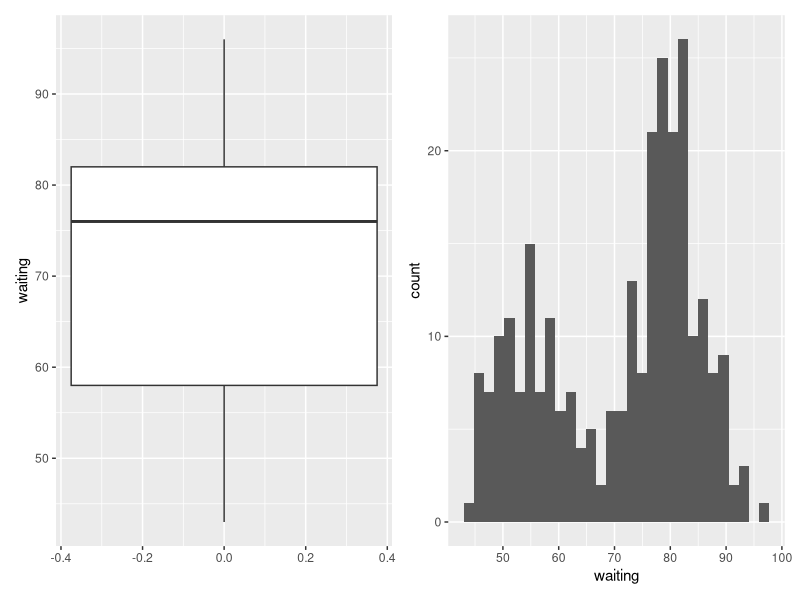
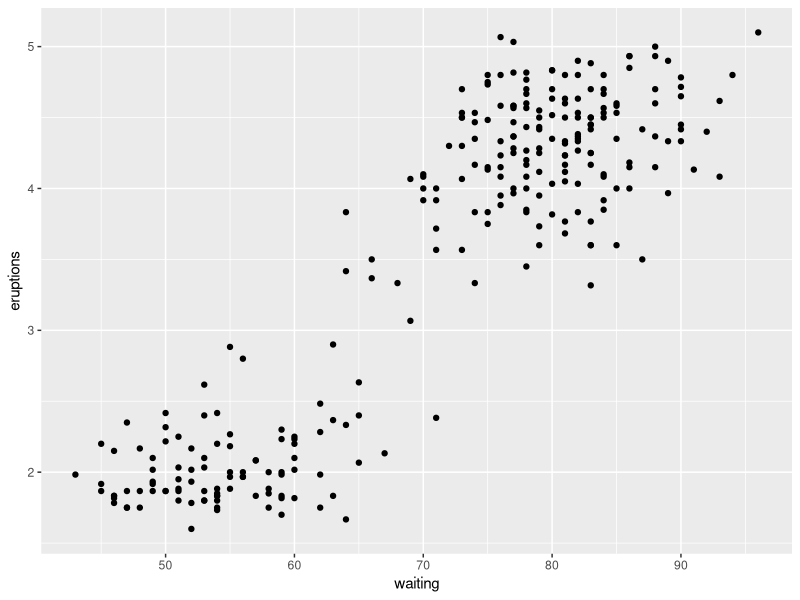

Write the R code that produced these figures, in order. (Note: this script raises an error after producing the figures.)
# Linear Regression

# "Old Faithful" geyser

data(faithful)    ### download the Old-faithful data set from R
attach(faithful)

head(faithful)

# Create a boxplot and a frequency histogram of the inter-eruption time. 
# Can we assume that its distribution is approximately normal?
library("ggplot2")
library("patchwork")

base_gg <- ggplot(data=faithful)

base_gg + geom_boxplot(mapping=aes(y=waiting)) +
base_gg + geom_histogram(mapping=aes(x=waiting))

# based on the plots it looks left-skewed

# scatterplot of eruption duration (on Y-axis) vs waiting time (on X-axis)
base_gg + geom_point(mapping=aes(y=eruptions, x=waiting))

# linear regression between duration and waiting time 
lm_pred <- lm(eruptions ~ waiting, data=faithful)
summary(pred)

base_gg + 
  geom_point(mapping=aes(y=eruptions, x=waiting)) +
  geom_function(fun=\(x) lm_pred$coefficients[1] + lm_pred$coefficients[2] * x, mapping=aes(color="red"))

# Parametric Bootstrap for regression model

# new data subset for erruptions less than 3 minutes
less3faithful <- subset(faithful, faithful$eruptions < 3)

N <- 100
lm_base <- lm(eruptions ~ waiting, data=less3faithful)
init_coef <- coef(lm_base)
init_fit <- fitted(lm_base)
init_resid <- residuals(lm_base)

# bootstrap estimates storing
bootstrap_coefs <- matrix(NA, nrow = N, ncol = 2)

for(i in 1:N) {
  
  # sample with replacement from residuals
  sample_resid <- sample(init_resid, length(init_resid), replace=TRUE)
  
  # pred with adjusted response
  lm_new <- lm((eruptions + sample_resid) ~ waiting, data=faithful)
  
  # store new estimates
  bootstrap_coefs[i, ] <- coef(lm_new)
}

t.test(bootstrap_coefs[,1])
t.test(bootstrap_coefs[,2])